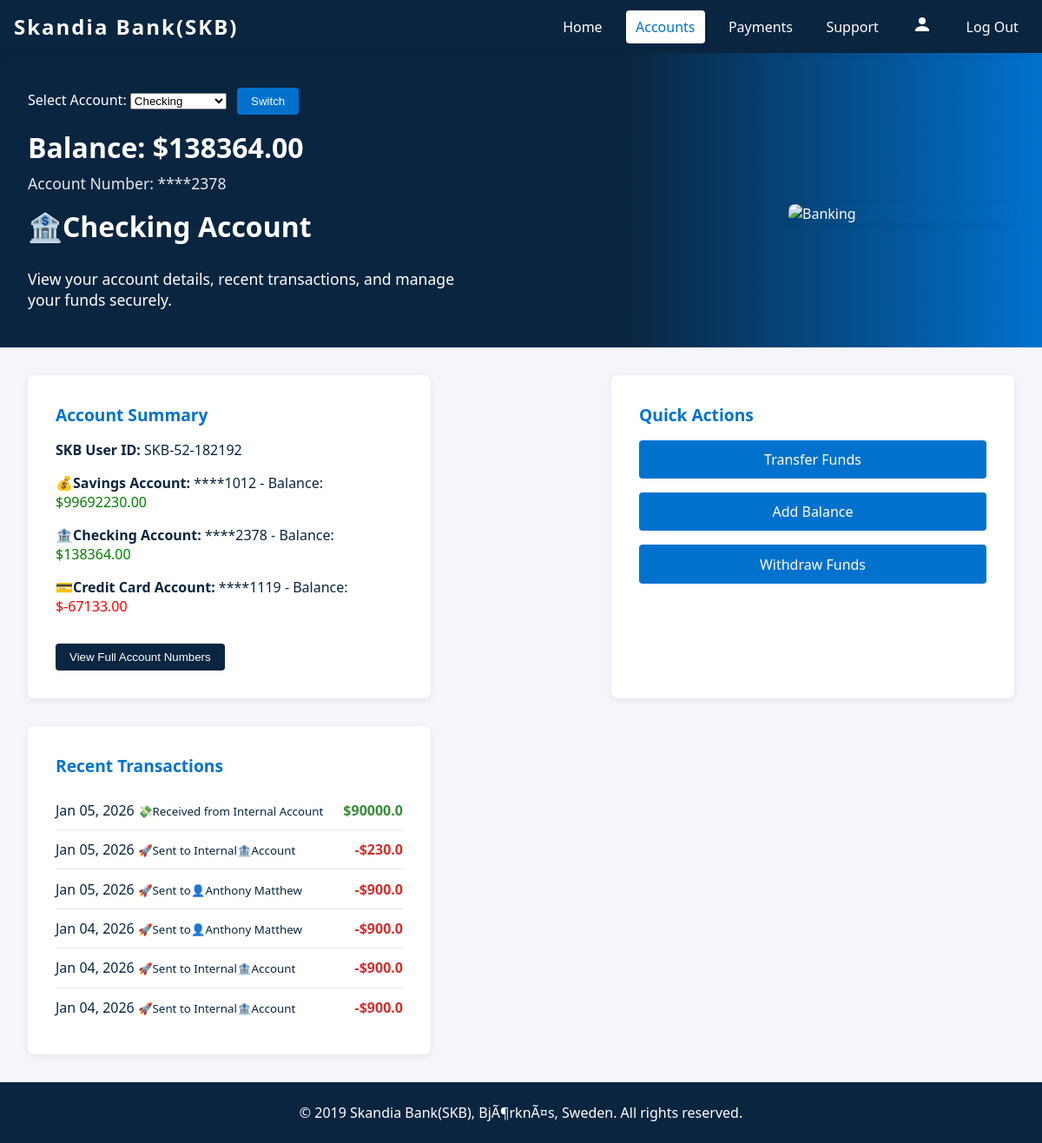
/account/ (signed in), run on the app's committed database.
### userprofile/models.py (models this page shows, shortened)
class Account(models.Model):
    ACCOUNT_TYPES = [
        ('savings', '💰Savings'),
        ('checking', '🏦Checking'),
        ('credit_card', '💳Credit Card'),
    ]
    customer_profile = models.ForeignKey('CustomerProfile', on_delete=models.CASCADE, related_name='accounts')
    account_type = models.CharField(max_length=20, choices=ACCOUNT_TYPES)
    account_number = models.CharField(max_length=32, unique=True, blank=True)
    balance = models.DecimalField(max_digits=12, decimal_places=2, default=0.00)
    created_at = models.DateTimeField(auto_now_add=True)

class CustomerProfile(models.Model):
    user = models.OneToOneField(settings.AUTH_USER_MODEL, on_delete=models.CASCADE)
    first_name = models.CharField(max_length=150)
    middle_name = models.CharField(max_length=150, blank=True)
    last_name = models.CharField(max_length=150)
    email = models.EmailField()
    country_code = models.CharField(max_length=8, default='+1')
    phone = models.CharField(max_length=30)
    ssn = models.CharField(max_length=20, blank=True, null=True)
    approved = models.BooleanField(default=False)
    userstatus = models.BooleanField(default=True)  # True = Active, False = Blocked
    user_image = models.ImageField(upload_to='profile_images/', blank=True, null=True)
    id_type = models.CharField(max_length=50, blank=True)
    id_front = models.FileField(upload_to='ids/', blank=True, null=True)
    id_back = models.FileField(upload_to='ids/', blank=True, null=True)
    skb_user_id = models.CharField(max_length=40, blank=True)
    created_at = models.DateTimeField(auto_now_add=True)

class Payment(models.Model):
    TO_TYPE_CHOICES = [
        ('internal', 'Internal Transfer'),
        ('external', 'External Payment'),
    ]
    STATUS_CHOICES = [
        ('Completed', 'Completed'),
        ('Failed', 'Failed'),
        ('Pending', 'Pending'),
    ]
    customer_profile = models.ForeignKey(CustomerProfile, on_delete=models.CASCADE, related_name='payments')
    from_account = models.ForeignKey(Account, on_delete=models.CASCADE, related_name='payments_from')
    to_account = models.ForeignKey(Account, on_delete=models.CASCADE, related_name='payments_to', blank=True, null=True)
    recipient = models.ForeignKey(Recipient, on_delete=models.CASCADE, blank=True, null=True)
    to_type = models.CharField(max_length=20, choices=TO_TYPE_CHOICES)
    amount = models.DecimalField(max_digits=12, decimal_places=2)
    category = models.CharField(max_length=50)
    note = models.TextField(blank=True)
    date = models.DateTimeField(auto_now_add=True)
    status = models.CharField(max_length=20, choices=STATUS_CHOICES, default='Completed')

### bnkapp/models.py (models this page shows, shortened)
class SkBank(models.Model):
    name = models.CharField( max_length=50)
    slug = models.SlugField(unique=True)
    svg = models.TextField(max_length=50, default='hd',blank=True, null=True)
    email = models.EmailField( max_length=254)
    phone = models.CharField( max_length=15, blank=True, null=True)
    address = models.CharField( max_length=50)
    copyright = models.CharField( max_length=750)
    favicon = models.ImageField(upload_to='favicons/', blank=True, null=True)
    banner = models.ImageField(upload_to='banners/', blank=True, null=True)
    class Meta:
        db_table = 'CompanyProfile'
        managed = True
        verbose_name = 'CompanyProfile'
        verbose_name_plural = 'CompanyProfile'

### bnkapp/views.py (the view, shortened to what this page needs)
# urls.py: path('account/', views.account, name='account'),
@login_required(login_url='login')
def account(request):
    try:
        profile = CustomerProfile.objects.get(user=request.user)
    except CustomerProfile.DoesNotExist:
        profile = None
        try:
            rr = RegistrationRequest.objects.get(user=request.user)
            profile = rr  # Use rr as profile for accounts
        except RegistrationRequest.DoesNotExist:
            profile = None
    has_unread_admin_message = False
    if isinstance(profile, CustomerProfile):
        has_unread_admin_message = Message.objects.filter(user_id=profile.skb_user_id, sender='admin', read=False).exists()
    account_type = request.GET.get('account_type', 'checking')
    selected_account = None
    transactions = []
    if isinstance(profile, CustomerProfile):
        try:
            selected_account = Account.objects.get(customer_profile=profile, account_type=account_type)
            sent_payments = Payment.objects.filter(from_account=selected_account).order_by('-date')
            received_internal = Payment.objects.filter(to_account=selected_account).order_by('-date')
            received_external = []
            if account_type == 'savings':
                received_external = Payment.objects.filter(recipient__customer_profile=profile, to_type='external').order_by('-date')
            combined = []
            for p in sent_payments:
                if p.to_type == 'internal':
                    desc = "🚀Sent to Internal🏦Account"
                else:
                    desc = f"🚀Sent to👤{p.recipient.name if p.recipient else 'Unknown'}"
                combined.append({
                    'date': p.date,
                    'description': desc,
                    'amount': -float(p.amount),  # Negative for sent
                    'abs_amount': float(p.amount)
                })
            for p in received_internal:
                desc = f"💸Received from Internal Account"
                combined.append({
                    'date': p.date,
                    'description': desc,
                    'amount': float(p.amount),  # Positive for received
                    'abs_amount': float(p.amount)
                })
            combined.sort(key=lambda x: x['date'], reverse=True)
            transactions = combined[:10]
        except Account.DoesNotExist:
            selected_account = None
    context = {'selected_account': selected_account, 'account_type': account_type, 'transactions': transactions, 'profile': profile if isinstance(profile, CustomerProfile) else None, 'has_unread_admin_message': has_unread_admin_message}
    return render(request, 'account.html', context)

### bnkapp/context_processor.py (called while the page is built)
def general(request):
    gen = SkBank.objects.get(pk=1)
    context = {
   	 'gen': gen,
   	}
    return context

### bnkapp/templates/account.html (shortened to what this page needs)
<!DOCTYPE html>
<html lang="en">
  <head>
    {% load static %}
    <link rel="stylesheet" href="{% static 'CSS/account.css' %}" />
  </head>
  <body>
    <header>
      <div class="logo">Skandia&nbsp;Bank(SKB)</div>
      <nav>
        <a href="{% url 'home' %}">Home</a>
        <a href="{% url 'account' %}" class="active">Accounts</a>
        <a href="{% url 'payments' %}">Payments</a>
        <a href="{% url 'support' %}">Support</a>
        {% if user.is_authenticated %}
          <a href="{% url 'profile' %}" class="profile-link">
            <svg viewBox="0 0 24 24" width="24" height="24">
              <circle cx="12" cy="8" r="4" />
              <path d="M12 14c-6.1 0-8 4-8 4v2h16v-2s-1.9-4-8-4z" />
            </svg>
          </a>
          <a href="{% url 'logout' %}">Log Out</a>
        {% else %}
          <a href="{% url 'login' %}">Log In</a>
        {% endif %}
      </nav>
    </header>
    <section class="account-header">
      <div class="account-header-content">
        <form method="get" style="margin-bottom: 1rem;">
          <label for="accountSelect" style="font-weight: 500">Select Account:</label>
          <select name="account_type" id="accountSelect">
            <option value="checking" {% if account_type == 'checking' %}selected{% endif %}>Checking</option>
          </select>
          <button type="submit" style="margin-left: 0.5rem; padding: 0.5rem 1rem; background: var(--secondary); color: white; border: none; border-radius: 4px; cursor: pointer;">Switch</button>
        </form>
        {% if selected_account %}
          <div class="account-balance">Balance: ${{ selected_account.balance }}</div>
          <div class="account-number">Account Number: ****{{ selected_account.account_number|slice:'-4:' }}</div>
          <h1>{{ selected_account.get_account_type_display }} Account</h1>
        {% else %}
          <h1>Account Details</h1>
        {% endif %}
        <p>View your account details, recent transactions, and manage your funds securely.</p>
      </div>
      <img src="https://images.unsplash.com/photo-1519125323398-675f0ddb6308?auto=format&fit=crop&w=400&q=80" alt="Banking" />
    </section>
    <main class="account-main">
      {% if profile %}
        <div class="card">
          <h2>Account Summary</h2>
          <p>
            <strong>SKB User ID:</strong> {{ profile.skb_user_id }}
          </p>
          <div id="accountNumbers">
            {% for account in profile.accounts.all %}
              <p data-account-id="{{ account.id }}">
                <strong>{{ account.get_account_type_display }} Account:</strong> ****{{ account.account_number|slice:'-4:' }} - Balance: <span style="color: {% if account.balance > 0 %}green{% elif account.balance < 0 %}red{% else %}black{% endif %};">${{ account.balance }}</span>
              </p>
            {% endfor %}
          </div>
          <button id="viewFullNumbers" style="margin-top: 1rem; padding: 0.5rem 1rem; background: var(--primary); color: white; border: none; border-radius: 4px; cursor: pointer;">View Full Account Numbers</button>
        </div>
      {% endif %}
      <div class="card">
        <h2>Quick Actions</h2>
        <div class="quick-actions">
          <a href="{% url 'payments' %}">Transfer Funds</a>
          <a href="{% url 'livechat' %}">Add Balance</a>
          <a href="{% url 'livechat' %}">Withdraw Funds</a>
        </div>
      </div>
      <div class="card">
        <h2>Recent Transactions</h2>
        {% if transactions %}
          <ul class="account-list">
            {% for tx in transactions %}
              <li>
                <span>{{ tx.date|date:"M d, Y" }} <small>{{ tx.description }}</small></span>
                <span style="font-weight:bold; color:{% if tx.amount >= 0 %}#388e3c{% else %}#d32f2f{% endif %};">{% if tx.amount < 0 %}-{% endif %}${{ tx.abs_amount }}</span>
              </li>
            {% endfor %}
          </ul>
        {% else %}
          <p>No transaction has been made yet.</p>
        {% endif %}
      </div>
    </main>
    <footer id="footerSection">{{gen.copyright|safe}}</footer>
  </body>
</html>

### bnkapp/static/CSS/account.css (style rules this page uses)
body { margin: 0; font-family: "Segoe UI", Arial, sans-serif; background: var(--accent); color: var(--primary); }
header { background: var(--primary); color: var(--white); padding: 0.5rem 1rem; display: flex; align-items: center; justify-content: space-between; box-shadow: var(--shadow); position: relative; z-index: 10; }
.logo { font-size: 1.5rem; font-weight: bold; letter-spacing: 2px; }
nav { display: flex; align-items: center; gap: 1rem; }
nav a { color: var(--white); text-decoration: none; font-weight: 500; transition: color 0.2s; padding: 0.5rem 0.7rem; border-radius: 4px; }
nav a:hover, nav a.active { color: var(--secondary); background: var(--white); }
.profile-link { padding: 0.5rem 0.7rem; border-radius: 4px; transition: background 0.2s; }
.profile-link svg { fill: var(--white); transition: fill 0.2s; }
.account-header { background: linear-gradient(90deg, var(--primary) 60%, var(--secondary) 100%); color: var(--white); padding: 2.5rem 2rem 1.5rem 2rem; display: flex; flex-wrap: wrap; align-items: center; justify-content: space-between; }
.account-header-content { max-width: 500px; }
.account-header h1 { margin-top: 0; font-size: 2rem; }
.account-header p { font-size: 1.1rem; margin-bottom: 1.2rem; }
.account-header .account-balance { font-size: 2rem; font-weight: bold; margin-bottom: 0.5rem; }
.account-header .account-number { font-size: 1.1rem; opacity: 0.9; margin-bottom: 1rem; }
.account-header img { border-radius: 8px; max-width: 260px; width: 100%; margin-top: 1rem; box-shadow: var(--shadow); }
.account-main { display: flex; flex-wrap: wrap; gap: 2rem; margin: 2rem; justify-content: space-between; }
.card { background: var(--white); border-radius: 8px; box-shadow: var(--shadow); padding: 2rem; flex: 1 1 300px; min-width: 280px; max-width: 400px; }
.card h2 { margin-top: 0; font-size: 1.2rem; color: var(--secondary); }
.account-list { list-style: none; padding: 0; margin: 0; }
.account-list li { display: flex; justify-content: space-between; padding: 0.7rem 0; border-bottom: 1px solid var(--gray); }
.account-list li:last-child { border-bottom: none; }
.quick-actions { display: flex; flex-direction: column; gap: 1rem; }
.quick-actions a { background: var(--secondary); color: var(--white); border: none; padding: 0.7rem 1.5rem; border-radius: 4px; font-size: 1rem; cursor: pointer; transition: background 0.2s; text-decoration: none; text-align: center; display: block; }
footer { text-align: center; padding: 1.5rem 0; background: var(--primary); color: var(--white); margin-top: 2rem; }

### data on the page
Account: balance "138364.00", account_number "2378", account_type "🏦Checking"
CustomerProfile: skb_user_id "SKB-52-182192"
Account: account_type "💰Savings", account_number "1012", balance "99692230.00"
Account: account_type "💳Credit Card", account_number "1119", balance "-67133.00"
Payment: date "Jan 05, 2026"
Payment: date "Jan 05, 2026"
Payment: date "Jan 05, 2026"
Payment: date "Jan 04, 2026"
Payment: date "Jan 04, 2026"
Payment: date "Jan 04, 2026"
SkBank: copyright "© 2019 Skandia Bank(SKB), BjÃ¶rknÃ¤s, Sweden. All rights reserved."

### other printed values
{{ tx.description }} "💸Received from Internal Account" "🚀Sent to Internal🏦Account" "🚀Sent to👤Anthony Matthew" "🚀Sent to👤Anthony Matthew" "🚀Sent to Internal🏦Account" "🚀Sent to Internal🏦Account"
{{ tx.abs_amount }} "90000.0" "230.0" "900.0" "900.0" "900.0" "900.0"
